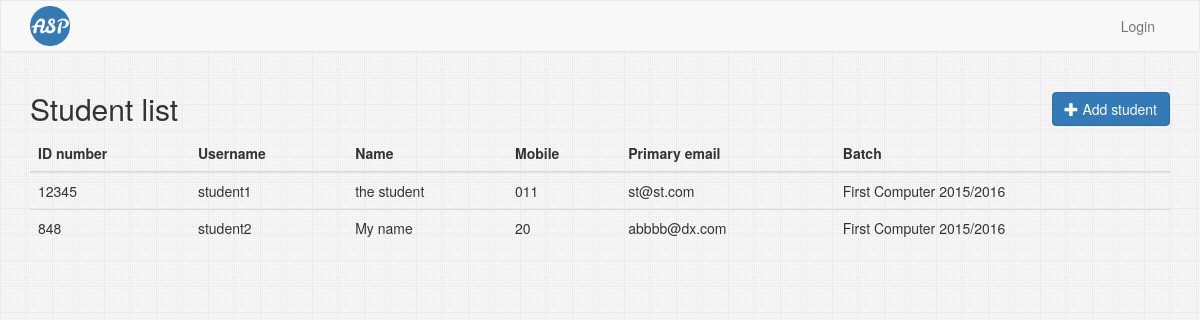
The page /student/list on the database its author committed.
### Student/models.py (models this page shows, shortened)
class Student(models.Model):
    user = models.OneToOneField(
        settings.AUTH_USER_MODEL,
        primary_key=True,
        on_delete=models.CASCADE,
    )
    secondary_email = models.EmailField(
        max_length=100,
    )
    FRESH = 'fr'
    GRADUATED = 'gr'
    OTHER = 'ot'
    STATUS_CHOICES = (
        (FRESH, 'Fresh'),
        (GRADUATED, 'Graduated'),
        (OTHER, 'Other'),
    )
    status = models.CharField(
        max_length=2,
        choices=STATUS_CHOICES,
        default=FRESH,
    )
    academic_year = models.ForeignKey(
        AcademicYear,
        related_name='students',
    )
    educational_year = models.ForeignKey(
        EducationalYear,
        related_name='students',
    )
    department = models.ForeignKey(
        Department,
        related_name='students',
    )
    courses = models.ManyToManyField(
        Course,
        related_name='students',
    )

### Home/models.py (models this page shows)
class User(AbstractUser):
    id_number = models.BigIntegerField(
        unique=True,
        verbose_name='ID number',
    )
    name = models.CharField(
        max_length=300,
    )
    email = models.EmailField(
        max_length=254,
        unique=True,
    )
    mobile_number = models.CharField(
        max_length=15,
    )
    is_admin = models.BooleanField(
        default=False,
    )
    is_professor = models.BooleanField(
        default=False,
    )
    is_student = models.BooleanField(
        default=False,
    )

### AcademicYear/models.py (models this page shows)
class AcademicYear(models.Model):
    year = models.CharField(
        max_length=2,
        choices=YEAR_CHOICES,
        default=PREPARATORY,
        unique=True,
    )
    def __str__(self):
        return dict(YEAR_CHOICES).get(self.year)

### Department/models.py (models this page shows)
class Department(models.Model):
    name = models.CharField(
        max_length=200,
        unique=True,
    )
    def __str__(self):
        return self.name

### EducationalYear/models.py (models this page shows)
class EducationalYear(models.Model):
    start_year = models.PositiveSmallIntegerField()
    end_year = models.PositiveSmallIntegerField()
    class Meta:
        unique_together = (
            'start_year',
            'end_year',
        )
    def __str__(self):
        return '%d/%d' % (self.start_year, self.end_year)

### Student/views.py (the view)
class StudentList(ListView):
    model = Student
    template_name = 'Student/student_list.html'

### Student/templates/Student/student_list.html (shortened to what this page needs)
{% extends 'base.html' %}
{% block content %}
    <h2>
    Student list
    <a href="{% url 'student:create' %}" class="btn btn-primary pull-right">
      <span class="glyphicon glyphicon-plus"></span> Add student
    </a>
    </h2>
    <table class="table table-hover">
    <thead>
        <tr>
            <th>ID number</th>
            <th>Username</th>
            <th>Name</th>
            <th>Mobile</th>
            <th>Primary email</th>
            <th>Batch</th>
        </tr>
    </thead>
    <tbody data-link="row" class="rowlink">
        {% for student in student_list %}
            <tr>
            <td><a href="{% url 'student:read' student.user.id_number %}">{{ student.user.id_number }}</a></td>
            <td>{{ student.user.username }}</td>
            <td>{{ student.user.name }}</td>
            <td>{{ student.user.mobile_number }}</td>
            <td>{{ student.user.email }}</td>
            <td>{{ student.academic_year }} {{ student.department }} {{ student.educational_year }}</td>
        </tr>
        {% empty %}
        <tr>
            <td colspan="6" class="text-center">No result</td>
        </tr>
        {% endfor %}
    </tbody>
    </table>
{% endblock %}

### rows shown on the page
Student: user.id_number "12345", user.username "student1", user.name "the student", user.mobile_number "011", user.email "st@st.com", academic_year "First", department "Computer", educational_year "2015/2016"
Student: user.id_number "848", user.username "student2", user.name "My name", user.mobile_number "20", user.email "abbbb@dx.com", academic_year "First", department "Computer", educational_year "2015/2016"
